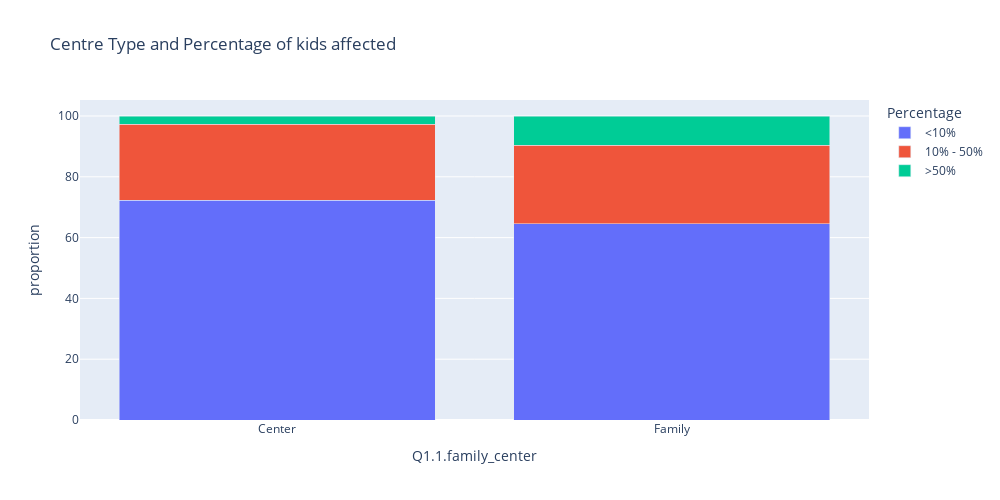

This figure's notebook cell:
### Markdown cell above
### Center Type vs What % of kids are affected indoor

### Code cell
#group by to get the required percentage
df1=df.groupby('Q1.1.family_center')['Q8) kids_affected_smoke_indoors_percentage \nUsing words'].value_counts().reset_index()
df1 = df1.rename(columns={'Q8) kids_affected_smoke_indoors_percentage \nUsing words': 'Percentage'})
df1 = df1[df1['Percentage'] != 0]

# Calculate category-wise total count
category_totals = df1.groupby('Q1.1.family_center')['count'].sum()

# Calculate proportion within category
df1['proportion'] = df1.apply(lambda row: (row['count'] / category_totals[row['Q1.1.family_center']]) * 100, axis=1)

fig3 = px.bar(
    df1,
    x="Q1.1.family_center",
    y="proportion",
    color="Percentage",
    title="Centre Type and Percentage of kids affected",
    barmode = 'stack' 
)

#Figsize
fig3.update_layout(
    width=1000,  # Set the width of the chart (adjust as needed)
    height=500,  # Set the height of the chart (adjust as needed)
)

fig3.show()

### Figure 1 — Plotly figure (JSON) as saved in the notebook; plotly's stock layout.template omitted (floating-point values rounded to 4 significant figures)
{"data": [{"alignmentgroup": "True", "hovertemplate": "Percentage=<10%<br>Q1.1.family_center=%{x}<br>proportion=%{y}<extra></extra>", "legendgroup": "<10%", "marker": {"color": "#636efa", "pattern": {"shape": ""}}, "name": "<10%", "offsetgroup": "<10%", "orientation": "v", "showlegend": true, "textposition": "auto", "type": "bar", "x": ["Center", "Family"], "xaxis": "x", "y": [72.22, 64.52], "yaxis": "y"}, {"alignmentgroup": "True", "hovertemplate": "Percentage=10% - 50%<br>Q1.1.family_center=%{x}<br>proportion=%{y}<extra></extra>", "legendgroup": "10% - 50%", "marker": {"color": "#EF553B", "pattern": {"shape": ""}}, "name": "10% - 50%", "offsetgroup": "10% - 50%", "orientation": "v", "showlegend": true, "textposition": "auto", "type": "bar", "x": ["Center", "Family"], "xaxis": "x", "y": [25, 25.81], "yaxis": "y"}, {"alignmentgroup": "True", "hovertemplate": "Percentage=>50%<br>Q1.1.family_center=%{x}<br>proportion=%{y}<extra></extra>", "legendgroup": ">50%", "marker": {"color": "#00cc96", "pattern": {"shape": ""}}, "name": ">50%", "offsetgroup": ">50%", "orientation": "v", "showlegend": true, "textposition": "auto", "type": "bar", "x": ["Center", "Family"], "xaxis": "x", "y": [2.778, 9.677], "yaxis": "y"}], "layout": {"barmode": "stack", "height": 500, "legend": {"title": {"text": "Percentage"}, "tracegroupgap": 0}, "title": {"text": "Centre Type and Percentage of kids affected"}, "width": 1000, "xaxis": {"anchor": "y", "autorange": true, "domain": [0, 1], "range": [-0.5, 1.5], "title": {"text": "Q1.1.family_center"}, "type": "category"}, "yaxis": {"anchor": "x", "autorange": true, "domain": [0, 1], "range": [0, 105.3], "title": {"text": "proportion"}, "type": "linear"}}}
